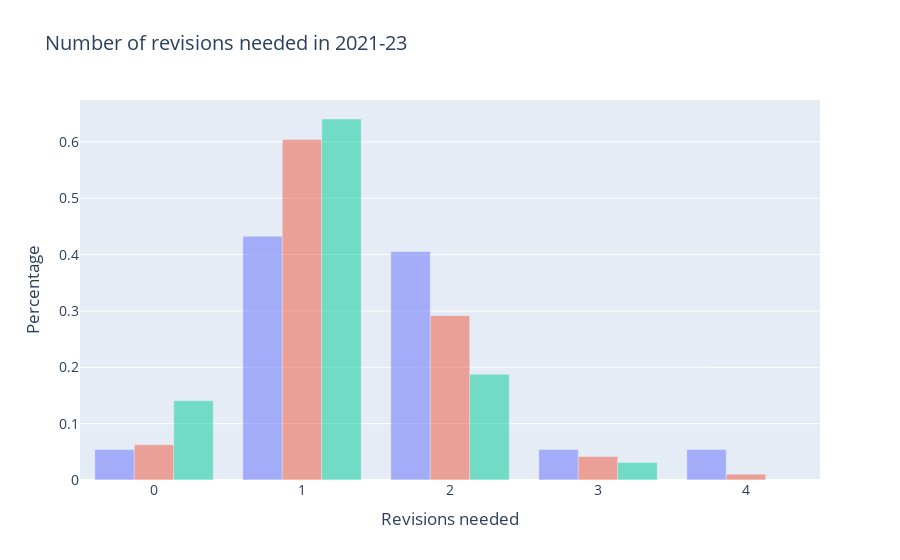

Notebook code for this chart:
### Code cell
revision_years_chart = go.Figure()
revision_years_chart.add_trace(go.Bar(
        x=revisions.loc[revisions['year']=='2021','max_revision'],
        y=revisions.loc[revisions['year']=='2021','percent'],
        hovertemplate="%{y:.1%}",
        name='2021',
        )
    )
revision_years_chart.add_trace(go.Bar(
        x=revisions.loc[revisions['year']=='2022','max_revision'],
        y=revisions.loc[revisions['year']=='2022','percent'],
        hovertemplate="%{y:.1%}",
        name='2022',
    )
)
revision_years_chart.add_trace(go.Bar(
        x=revisions.loc[revisions['year']=='2023','max_revision'],
        y=revisions.loc[revisions['year']=='2023','percent'],
        hovertemplate="%{y:.1%}",
        name='2023',
    )
)
revision_years_chart.update_layout(
    title={
            "text": f"Number of revisions needed in 2021-23",
            },
    font = dict(
            size = 14
            ),
    showlegend = False,
    hoverlabel = dict(
            font_size = 14,
            font_family = "Rockwell"
        ),
    barmode='group',
    xaxis_title_text='Revisions needed',
    yaxis_title_text='Percentage',
)
revision_years_chart.update_traces(opacity=0.5)
revision_years_chart.show()

### Figure 1 — Plotly figure (JSON) as saved in the notebook; plotly's stock layout.template omitted (floating-point values rounded to 4 significant figures)
{"data": [{"hovertemplate": "%{y:.1%}", "name": "2021", "opacity": 0.5, "type": "bar", "x": [0, 1, 2, 3, 4], "y": [0.05405, 0.4324, 0.4054, 0.05405, 0.05405]}, {"hovertemplate": "%{y:.1%}", "name": "2022", "opacity": 0.5, "type": "bar", "x": [0, 1, 2, 3, 4], "y": [0.0625, 0.6042, 0.2917, 0.04167, 0.01042]}, {"hovertemplate": "%{y:.1%}", "name": "2023", "opacity": 0.5, "type": "bar", "x": [0, 1, 2, 3], "y": [0.1406, 0.6406, 0.1875, 0.03125]}], "layout": {"barmode": "group", "font": {"size": 14}, "hoverlabel": {"font": {"family": "Rockwell", "size": 14}}, "showlegend": false, "title": {"text": "Number of revisions needed in 2021-23"}, "xaxis": {"title": {"text": "Revisions needed"}}, "yaxis": {"title": {"text": "Percentage"}}}}
